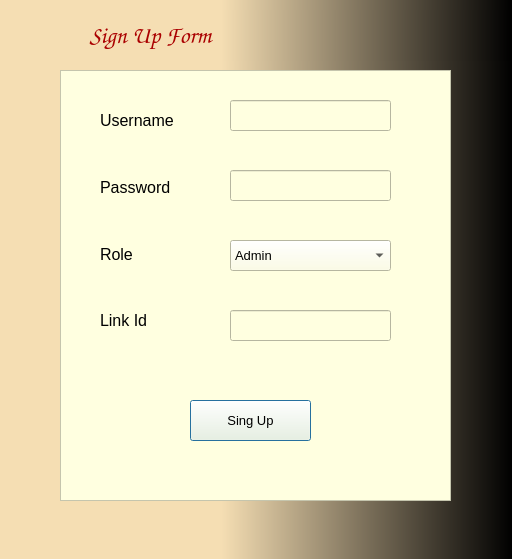
<?xml version="1.0" encoding="UTF-8"?>
<ui version="4.0">
 <class>Dialog</class>
 <widget class="QDialog" name="Dialog">
  <property name="geometry">
   <rect>
    <x>0</x>
    <y>0</y>
    <width>512</width>
    <height>559</height>
   </rect>
  </property>
  <property name="windowTitle">
   <string>SignUp</string>
  </property>
  <property name="styleSheet">
   <string notr="true">background:qlineargradient(spread:pad, x1:0, y1:0, x2:1, y2:0, stop:0.431818 rgb(245,222,179), stop:1 rgba(0, 0, 0))</string>
  </property>
  <widget class="QLabel" name="label">
   <property name="geometry">
    <rect>
     <x>0</x>
     <y>10</y>
     <width>511</width>
     <height>51</height>
    </rect>
   </property>
   <property name="font">
    <font>
     <family>Comic Sans MS</family>
     <pointsize>18</pointsize>
     <weight>75</weight>
     <bold>true</bold>
    </font>
   </property>
   <property name="styleSheet">
    <string notr="true">color:rgb(170, 0, 0);
</string>
   </property>
   <property name="text">
    <string>                 Sign Up Form</string>
   </property>
  </widget>
  <widget class="QFrame" name="frame">
   <property name="geometry">
    <rect>
     <x>60</x>
     <y>70</y>
     <width>391</width>
     <height>431</height>
    </rect>
   </property>
   <property name="styleSheet">
    <string notr="true">background: 	rgb(255,255,224)</string>
   </property>
   <property name="frameShape">
    <enum>QFrame::StyledPanel</enum>
   </property>
   <property name="frameShadow">
    <enum>QFrame::Raised</enum>
   </property>
   <widget class="QLineEdit" name="lineEdit_usr">
    <property name="geometry">
     <rect>
      <x>170</x>
      <y>30</y>
      <width>161</width>
      <height>31</height>
     </rect>
    </property>
    <property name="font">
     <font>
      <pointsize>10</pointsize>
     </font>
    </property>
   </widget>
   <widget class="QLineEdit" name="lineEdit_psw">
    <property name="geometry">
     <rect>
      <x>170</x>
      <y>100</y>
      <width>161</width>
      <height>31</height>
     </rect>
    </property>
    <property name="font">
     <font>
      <pointsize>10</pointsize>
     </font>
    </property>
   </widget>
   <widget class="QLineEdit" name="lineEdit_linkId">
    <property name="geometry">
     <rect>
      <x>170</x>
      <y>240</y>
      <width>161</width>
      <height>31</height>
     </rect>
    </property>
    <property name="font">
     <font>
      <pointsize>10</pointsize>
     </font>
    </property>
   </widget>
   <widget class="QComboBox" name="comboBox_role">
    <property name="geometry">
     <rect>
      <x>170</x>
      <y>170</y>
      <width>161</width>
      <height>31</height>
     </rect>
    </property>
    <property name="font">
     <font>
      <pointsize>10</pointsize>
     </font>
    </property>
    <item>
     <property name="text">
      <string>Admin</string>
     </property>
    </item>
    <item>
     <property name="text">
      <string>Patient</string>
     </property>
    </item>
    <item>
     <property name="text">
      <string>Doctor</string>
     </property>
    </item>
   </widget>
   <widget class="QPushButton" name="pushButton_singUp">
    <property name="geometry">
     <rect>
      <x>130</x>
      <y>330</y>
      <width>121</width>
      <height>41</height>
     </rect>
    </property>
    <property name="font">
     <font>
      <pointsize>10</pointsize>
     </font>
    </property>
    <property name="text">
     <string>Sing Up</string>
    </property>
   </widget>
   <widget class="QWidget" name="">
    <property name="geometry">
     <rect>
      <x>40</x>
      <y>20</y>
      <width>91</width>
      <height>261</height>
     </rect>
    </property>
    <layout class="QVBoxLayout" name="verticalLayout">
     <item>
      <widget class="QLabel" name="label_2">
       <property name="font">
        <font>
         <pointsize>12</pointsize>
        </font>
       </property>
       <property name="text">
        <string>Username</string>
       </property>
      </widget>
     </item>
     <item>
      <widget class="QLabel" name="label_3">
       <property name="font">
        <font>
         <pointsize>12</pointsize>
        </font>
       </property>
       <property name="text">
        <string>Password</string>
       </property>
      </widget>
     </item>
     <item>
      <widget class="QLabel" name="label_4">
       <property name="font">
        <font>
         <pointsize>12</pointsize>
        </font>
       </property>
       <property name="text">
        <string>Role</string>
       </property>
      </widget>
     </item>
     <item>
      <widget class="QLabel" name="label_5">
       <property name="font">
        <font>
         <pointsize>12</pointsize>
        </font>
       </property>
       <property name="text">
        <string>Link Id</string>
       </property>
      </widget>
     </item>
    </layout>
   </widget>
  </widget>
 </widget>
 <resources/>
 <connections/>
</ui>
